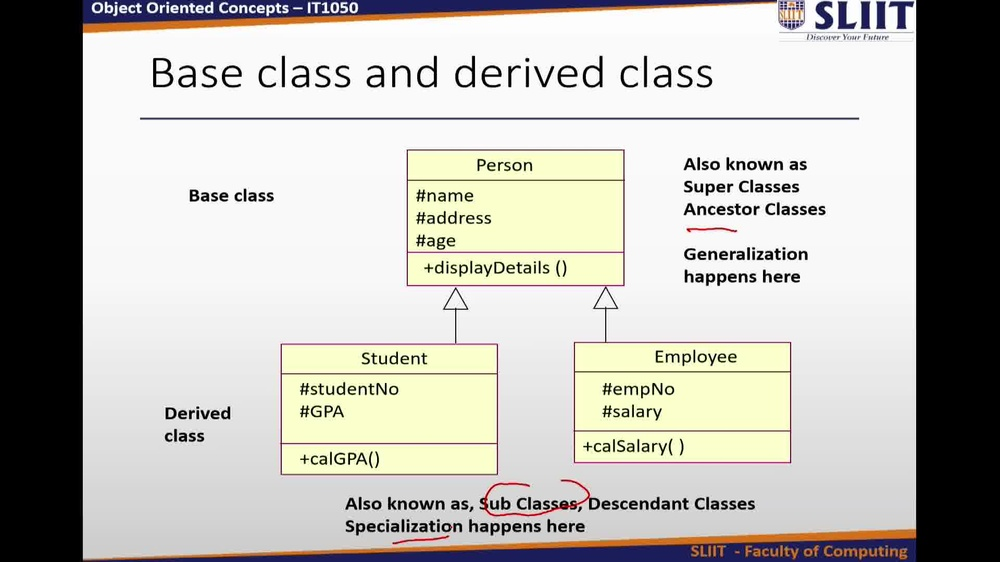
#> input picture thumb0135.jpg, 1000 x 562 px, shrunk from 1920 x 1080 before the run
$ python SlideMatching.py
#> lines starting #> are read from the running program, lines starting #| are printed output that depends on the picture
import cv2
import numpy
import numpy as np
import os
import ffmpeg
import subprocess

# Extracting a dataframe for every second
command = "ffmpeg -i TrimmedVideo.mp4 -vf fps=1 frames/frame%04d.jpg -hide_banner"
subprocess.call(command, shell=True)

path, dirs, files = next(os.walk("./frames"))
file_count = len(files)
print(file_count)
i = "0001"

while int(i)<file_count :
    img1 = cv2.imread('thumb0135.jpg',0)
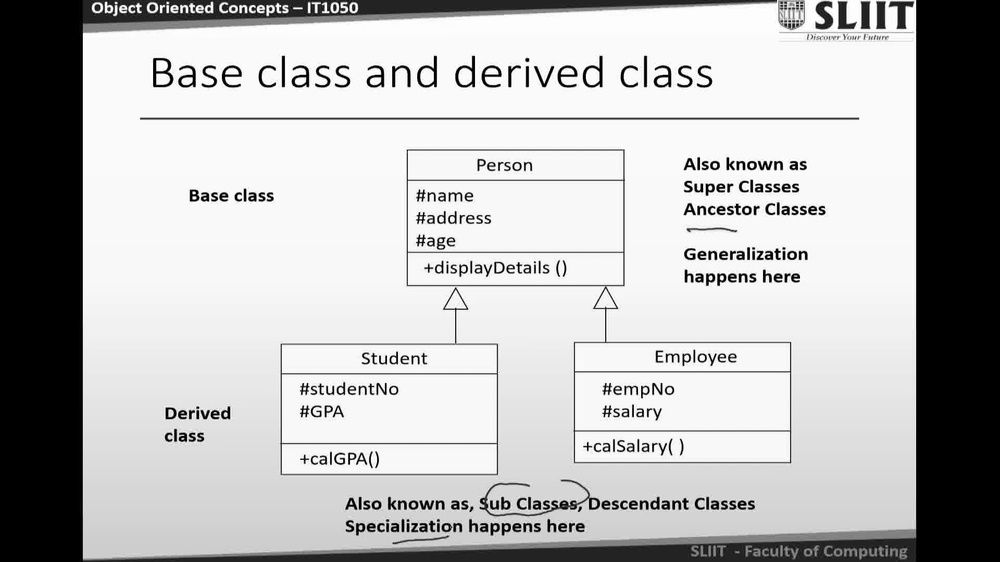
#> img1: shape (562, 1000); min 0, max 255, mean 183.6
    # print('frames/frame'+ i +'.jpg')
    # getting the difference of the images
    img2 = cv2.imread('frames/frame' + i + '.jpg', 0)
#> (the run stopped early here; a loop or call above may not have finished)
